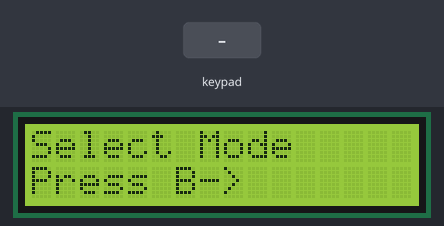
Recording of a sketch running on a simulated Arduino Uno, built with avr-gcc and run on an emulated ATmega328P. Shown: 16×2 character LCD. The test bench sets the inputs (shaded band).

Above: at 1.2 s.
1.3 s: keypad keys 2 3 4 5 A pressed 0.4 s apart
At 3.3 s:
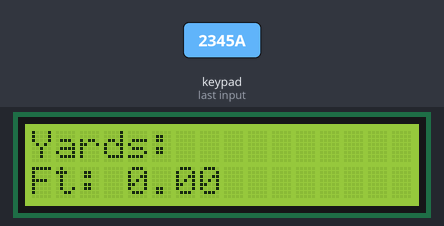
6.3 s: key 'A' pressed
At 7.8 s:
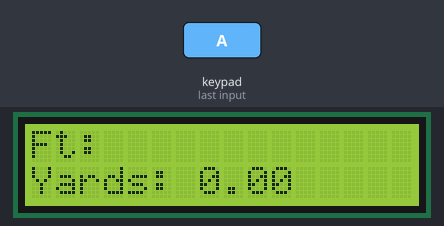
9.3 s: keypad keys 2 3 4 5 pressed 0.4 s apart
At 11.7 s:
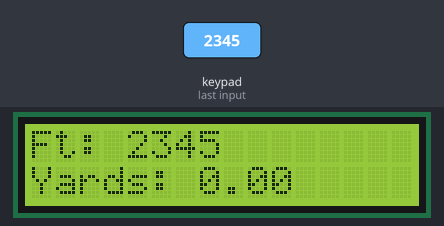
13.9 s: keypad keys 2 3 4 5 # pressed 0.4 s apart
At 15.7 s:
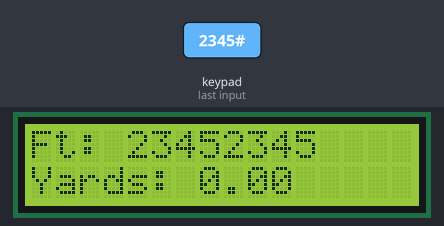
18.9 s: keypad keys 6 7 8 9 A pressed 0.4 s apart
At 21.8 s:
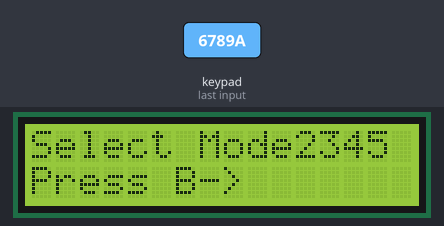
23.9 s: key '1' pressed
At 24.6 s:
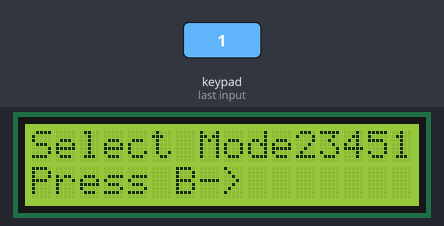
Timing chart, 0 to 26.9 s (numbered marks = the images above; inputs shaded):
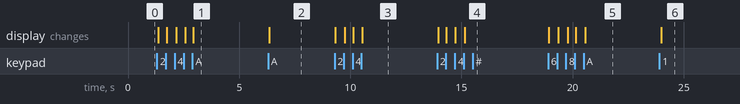

Measured:
- after the input at 1.3 s, the display: first changes after 0.05 s (image 1 shows a later state)
- after the input at 6.3 s, the display: changes after 0.05 s (image 2)
- after the input at 9.3 s, the display: first changes at once (image 3 shows a later state)
- after the input at 13.9 s, the display: first changes after 0.06 s (image 4 shows a later state)
- after the input at 18.9 s, the display: first changes at once (image 5 shows a later state)
- after the input at 23.9 s, the display: changes after 0.08 s (image 6)

The sketch:

scrolling_text.ino
```cpp
//------------------------------------
//Unit Converter using LCD and Keypad
//Sarujan Baheerathan
//Aug 19, 2024
//------------------------------------

//include library for keypad
#include <Keypad.h>

//include library for LCD
#include <LiquidCrystal_I2C.h>
#include <Wire.h>

LiquidCrystal_I2C lcd(0x27, 16, 2);


//declare how many rows and col on keypad
const char number_of_rows = 4;
const char number_of_col = 4;

//declare which pins are being used for the rows and col
char row_pins[number_of_rows] = {2, 3, 4, 5};
char col_pins[number_of_col] = {6,7,8,9};

//specify what char can be found on the keypad
char key_array[number_of_rows][number_of_col] = {
    {'1', '2', '3', 'A'},
    {'4', '5', '6', 'B'},
    {'7', '8', '9', 'C'},
    {'*', '0', '#', 'D'},
    };

//variable declarations
int i = 0;
char k_pressed = 0;


//screen variables
const int num_of_screens = 3;
int curr_screen = 0;

String screens[num_of_screens][2] = {{"Select Mode", "Press B->"}, {"Ft: ","Yards: "}, {"Yards: ", "Ft: "}};

//int array hold the value entered by the user
String parameters[num_of_screens];
float converted_parameters[num_of_screens];


//create a object keypad
Keypad k1 = Keypad(makeKeymap(key_array), row_pins, col_pins, number_of_rows, number_of_col);

void setup()
{
  Serial.begin(9600);
  // initialize the LCD
	lcd.begin();

	// Turn on the blacklight and print a message.
	lcd.backlight();
  lcd.setBacklight(HIGH);


}

void loop()
{
  //1 check button input(key_pressed)
  k_pressed = check_KeyPressed();

  //2 change screen based on initial key press(find the screen to print)
  change_screen(k_pressed);

  //3 change screen based on input(print screen)
  print_screen();

}

char check_KeyPressed()
{
  //find which key was pressed
  char key_pressed = k1.getKey();
  return key_pressed;
}

void change_screen(char key)
{
  //take in current key and process the action

  //if move screen to the left(check if A was pressed)
  if(key == 'A')
  {
    if(curr_screen == 0)
    {
      curr_screen = num_of_screens - 1;
    }
    else
    {
      curr_screen--;
    }
  }
  //if move screen to the right(check if B was pressed)
  else if(key == 'B')
  {
    if(curr_screen == num_of_screens -1)
    {
      curr_screen = 0;
    }
    else
    {
      curr_screen++;
    }
  }

  //else take in user input and store in parameters
  else if(key >= '0' && key <= '9')
  {
    parameters[curr_screen] += key;


  }

  //pressing enter to start conversion
  else if(key == 'C')
  {
    //call conversion function
    conv_func();


  }


  //clear input
  else if(key == 'D')
  {
    parameters[curr_screen] = "";
    converted_parameters[curr_screen] = 0;

  }


}


void conv_func()
{
  String str = parameters[curr_screen];
  float conv_val = 0;

  //if on Screen 1(Ft -> Yards)
  if(curr_screen == 1)
  {
    //1. convert str to int
    conv_val = str.toFloat();


    //2. calculate conversion (divide by 3)
    conv_val = conv_val / 3;


    //3. store in converted param
    converted_parameters[curr_screen]  = conv_val;


  }


  //else if on Screen 2(Yards -> Ft)
  else if(curr_screen == 2)
  {
    //1. convert str to int
    conv_val = str.toFloat();


    //2. calculate conversion (multiply by 3)
    conv_val = conv_val * 3;


    //3. store in converted param
    converted_parameters[curr_screen]  = conv_val;


  }

}


void print_screen()
{
  lcd.clear();
  lcd.print(screens[curr_screen][0]);
  lcd.print(parameters[curr_screen]);
  lcd.setCursor(0, 1);
  lcd.print(screens[curr_screen][1]);
  if(curr_screen > 0)
  {
    lcd.print(converted_parameters[curr_screen]);
  }


}
```
